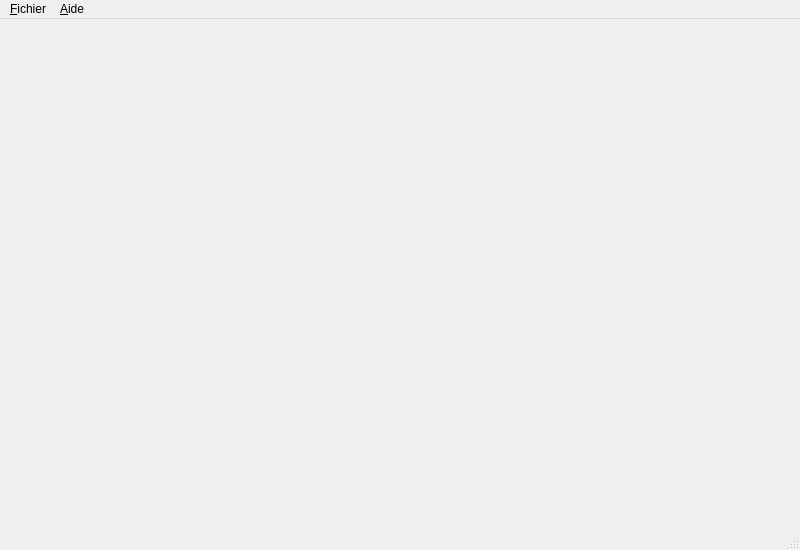
<?xml version="1.0" encoding="UTF-8"?>
<ui version="4.0">
 <class>LecteurVue</class>
 <widget class="QMainWindow" name="LecteurVue">
  <property name="geometry">
   <rect>
    <x>0</x>
    <y>0</y>
    <width>800</width>
    <height>550</height>
   </rect>
  </property>
  <property name="windowTitle">
   <string>LecteurVue</string>
  </property>
  <widget class="QWidget" name="centralwidget"/>
  <widget class="QStatusBar" name="statusbar">
   <property name="enabled">
    <bool>true</bool>
   </property>
  </widget>
  <widget class="QMenuBar" name="menubar">
   <property name="geometry">
    <rect>
     <x>0</x>
     <y>0</y>
     <width>800</width>
     <height>21</height>
    </rect>
   </property>
   <widget class="QMenu" name="menutets">
    <property name="title">
     <string>&amp;Fichier</string>
    </property>
    <widget class="QMenu" name="menu_Param_tre">
     <property name="title">
      <string>&amp;Paramètre</string>
     </property>
     <addaction name="action_Charger_diaporama"/>
     <addaction name="action_Vitesse_de_d_filement"/>
     <addaction name="action_Enlever_diaporama"/>
    </widget>
    <addaction name="actionQuitter"/>
    <addaction name="menu_Param_tre"/>
   </widget>
   <widget class="QMenu" name="menuAide">
    <property name="title">
     <string>&amp;Aide</string>
    </property>
    <addaction name="action_A_propos_de"/>
   </widget>
   <addaction name="menutets"/>
   <addaction name="menuAide"/>
  </widget>
  <action name="action_A_propos_de">
   <property name="text">
    <string> A &amp;propos de…</string>
   </property>
  </action>
  <action name="actionQuitter">
   <property name="text">
    <string>&amp;Quitter</string>
   </property>
  </action>
  <action name="action_Charger_diaporama">
   <property name="text">
    <string>&amp;Charger diaporama</string>
   </property>
  </action>
  <action name="action_Vitesse_de_d_filement">
   <property name="text">
    <string>&amp;Vitesse de défilement</string>
   </property>
  </action>
  <action name="action_Enlever_diaporama">
   <property name="text">
    <string>&amp;Enlever diaporama</string>
   </property>
  </action>
 </widget>
 <resources/>
 <connections/>
</ui>
